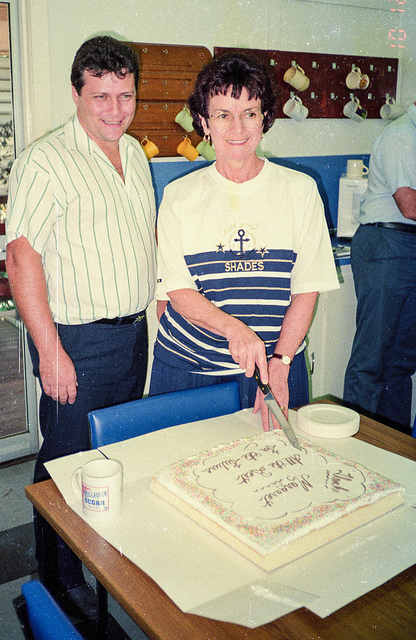
#> input picture Project2/input.jpg, 416 x 640 px
$ jupyter execute project2_Q4.ipynb   (older library calls are emulated)
#> lines starting #> are read from the running program, lines starting #| are printed output that depends on the picture; after the words box and inside, x2 and y2 are one past the last pixel; in counts of white or black regions, pixels touching at a corner belong together
[cell 1]
import matplotlib.pyplot as plt
import cv2
import numpy as np
import json

[cell 2]
def ground_truth_is(json_file, image_shape):
    with open(json_file, 'r') as f:
        data = json.load(f)

    # Initialize an empty mask with the image shape
    ground_truth_mask = np.zeros(image_shape[:2], dtype=np.uint8)

    # Iterate through each object and draw the polygon on the mask
    for obj in data['objects']:
        segmentation = obj['segmentation']
        # Convert the segmentation points to integer pixel coordinates
        polygon = np.array(segmentation, dtype=np.int32).reshape((-1, 2))
        # Fill the polygon with 1 for foreground
        cv2.fillPoly(ground_truth_mask, [polygon], 1)
    ground_truth_mask *= 255  # Scale to 255 for visualization and compatibility with other masks
    return ground_truth_mask

[cell 3]
img = cv2.imread('input.jpg')
#> img is the input picture: shape (640, 416, 3); mean B, G, R 134.3, 148.2, 152.8
ground_truth = ground_truth_is('input.json', img.shape)
#> (reads Project2/input.json from the repository)
#> after the loop in ground_truth_is, `for obj in data['objects']:`:
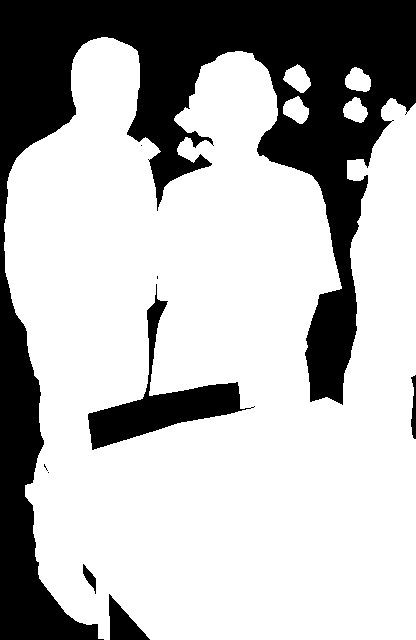
#> ground_truth_mask: shape (640, 416); values 0 (black) and 1 (white), 71.3% white; 9 black regions (4 under 20 px), largest, box (x1, y1, x2, y2) and area: (0, 0, 416, 640) 69158, (88, 284, 255, 450) 5807, (109, 594, 150, 640) 937, (411, 375, 416, 439) 223, (83, 564, 96, 594) 164

[cell 4]
def ensure_foreground_white(mask):
    if np.sum(mask == 255) < np.sum(mask == 0):
        return cv2.bitwise_not(mask)
    return mask

def segment_image(input):
    # Original methods
    gray = cv2.cvtColor(input, cv2.COLOR_BGR2GRAY)
    lab = cv2.cvtColor(input, cv2.COLOR_BGR2LAB)
    l_channel, a_channel, b_channel = cv2.split(lab)

    _, otsu_mask = cv2.threshold(gray, 0, 255, cv2.THRESH_BINARY + cv2.THRESH_OTSU)
    otsu_mask = ensure_foreground_white(otsu_mask)

    a_thresh = cv2.adaptiveThreshold(a_channel, 255, cv2.ADAPTIVE_THRESH_GAUSSIAN_C,
                                    cv2.THRESH_BINARY_INV, 11, 2)
    a_thresh = ensure_foreground_white(a_thresh)

    Z = input.reshape((-1, 3))
    Z = np.float32(Z)
    _, label, center = cv2.kmeans(Z, 2, None, (cv2.TERM_CRITERIA_EPS + cv2.TERM_CRITERIA_MAX_ITER, 10, 1.0), 10, cv2.KMEANS_RANDOM_CENTERS)
    clustered_input = center[label.flatten()].reshape(input.shape)
    clustered_gray = cv2.cvtColor(np.uint8(clustered_input), cv2.COLOR_BGR2GRAY)
    _, kmeans_mask = cv2.threshold(clustered_gray, 0, 255, cv2.THRESH_BINARY + cv2.THRESH_OTSU)
    kmeans_mask = ensure_foreground_white(kmeans_mask)

    edges = cv2.Canny(gray, 50, 150)
    kernel = np.ones((3, 3), np.uint8)
    canny_mask = cv2.dilate(edges, kernel, iterations=1)
    canny_mask = cv2.morphologyEx(canny_mask, cv2.MORPH_CLOSE, kernel, iterations=2)
    canny_mask = ensure_foreground_white(canny_mask)

    dist_transform = cv2.distanceTransform(otsu_mask, cv2.DIST_L2, 5)
    _, sure_fg = cv2.threshold(dist_transform, 0.7 * dist_transform.max(), 255, 0)
    sure_fg = np.uint8(sure_fg)
    unknown = cv2.subtract(cv2.dilate(otsu_mask, kernel, iterations=3), sure_fg)
    markers = cv2.connectedComponents(sure_fg)[1] + 1
    markers[unknown == 255] = 0
    markers = cv2.watershed(input, markers)
    watershed_mask = np.zeros_like(gray)
    watershed_mask[markers > 1] = 255
    watershed_mask = ensure_foreground_white(watershed_mask)

    mean_shift_mask = ensure_foreground_white(mean_shift(input))
    log_mask = ensure_foreground_white(log(input))

    # Combine all masks into a list for voting
    masks = [otsu_mask, a_thresh, kmeans_mask, canny_mask, watershed_mask, mean_shift_mask, log_mask]
    stacked_masks = np.stack(masks, axis=2)

    # Voting: count votes for foreground (white) in each pixel
    vote_counts = np.sum(stacked_masks == 255, axis=2)
    vote_threshold = 4  # Majority vote threshold (adjust based on number of methods)
    final_mask = np.where(vote_counts >= vote_threshold, 255, 0).astype(np.uint8)

    # Final smoothing with Gaussian blur
    final_mask = cv2.GaussianBlur(final_mask, (3, 3), 0)

    return final_mask

[cell 5]
def kmeans(image, K=3):
    Z = image.reshape((-1, 3))
    Z = np.float32(Z)
    criteria = (cv2.TERM_CRITERIA_EPS + cv2.TERM_CRITERIA_MAX_ITER, 10, 1.0)
    _, label, center = cv2.kmeans(Z, K, None, criteria, 10, cv2.KMEANS_RANDOM_CENTERS)
    center = np.uint8(center)
    res = center[label.flatten()]
    res2 = res.reshape((image.shape))
    gray = cv2.cvtColor(res2, cv2.COLOR_BGR2GRAY)
    _, binary = cv2.threshold(gray, 128, 255, cv2.THRESH_BINARY)
    return binary
def otsu(image):
    gray = cv2.cvtColor(image, cv2.COLOR_BGR2GRAY)
    blur = cv2.GaussianBlur(gray, (5, 5), 0)
    _, thresh = cv2.threshold(blur, 0, 255, cv2.THRESH_BINARY + cv2.THRESH_OTSU)
    return thresh
def invert_mask(mask):
    return cv2.bitwise_not(mask)


def calculate_iou(segmentation, ground_truth):
    # Calculate IoU for original mask
    intersection = np.logical_and(segmentation, ground_truth)
    union = np.logical_or(segmentation, ground_truth)
    iou_original = np.sum(intersection) / np.sum(union) if np.sum(union) != 0 else 0

    # Calculate IoU for inverted mask
    inverted_segmentation = invert_mask(segmentation)
    intersection_inverted = np.logical_and(inverted_segmentation, ground_truth)
    union_inverted = np.logical_or(inverted_segmentation, ground_truth)
    iou_inverted = np.sum(intersection_inverted) / np.sum(union_inverted) if np.sum(union_inverted) != 0 else 0

    # Return the higher IoU score
    return max(iou_original, iou_inverted)
def mean_shift(image):
    mean_shift = cv2.pyrMeanShiftFiltering(image, sp=21, sr=41)
    mean_shift_gray = cv2.cvtColor(mean_shift, cv2.COLOR_BGR2GRAY)
    _, mean_shift_mask = cv2.threshold(mean_shift_gray, 0, 255, cv2.THRESH_BINARY + cv2.THRESH_OTSU)
    return mean_shift_mask
def log(image):
    gray = cv2.cvtColor(image, cv2.COLOR_BGR2GRAY)
    log_edges = cv2.Laplacian(gray, cv2.CV_64F)
    log_edges = np.uint8(np.absolute(log_edges))
    _, log_mask = cv2.threshold(log_edges, 0, 255, cv2.THRESH_BINARY + cv2.THRESH_OTSU)
    return log_mask
def watershed(image):
    gray = cv2.cvtColor(image, cv2.COLOR_BGR2GRAY)
    _, thresh = cv2.threshold(gray, 0, 255, cv2.THRESH_BINARY_INV + cv2.THRESH_OTSU)
    kernel = np.ones((3, 3), np.uint8)
    opening = cv2.morphologyEx(thresh, cv2.MORPH_OPEN, kernel, iterations=2)
    sure_bg = cv2.dilate(opening, kernel, iterations=3)
    dist_transform = cv2.distanceTransform(opening, cv2.DIST_L2, 5)
    _, sure_fg = cv2.threshold(dist_transform, 0.5 * dist_transform.max(), 255, 0)
    sure_fg = np.uint8(sure_fg)
    unknown = cv2.subtract(sure_bg, sure_fg)
    _, markers = cv2.connectedComponents(sure_fg)
    markers = markers + 1
    markers[unknown == 255] = 0
    markers = cv2.watershed(image, markers)
    image[markers == -1] = [255, 0, 0]  # Mark boundaries in red
    mask = (markers > 1).astype(np.uint8) * 255  # Convert regions into binary mask
    return mask
def adaptive_threshold(image):
    gray = cv2.cvtColor(image, cv2.COLOR_BGR2GRAY)
    adaptive_thresh = cv2.adaptiveThreshold(gray, 255, cv2.ADAPTIVE_THRESH_GAUSSIAN_C,
                                            cv2.THRESH_BINARY, 11, 2)
    return adaptive_thresh

[cell 6]
# Apply segmentation algorithms and Calculate IoU scores
adaptive_threshold_result = adaptive_threshold(img.copy())
#> in adaptive_threshold, `adaptive_thresh = cv2.adaptiveThreshold(gray, 255, cv2.ADAPTIVE_THRESH..`: adaptive_thresh: shape (640, 416); 60.9% white; black in thin lines or dots
iou_adaptive_threshold = calculate_iou(adaptive_threshold_result, ground_truth)
#> in calculate_iou, `intersection = np.logical_and(segmentation, ground_truth)`: intersection: shape (640, 416) bool; 44.2% white; 623 white regions (574 under 20 px), largest, box (x1, y1, x2, y2) and area: (43, 152, 416, 628) 60648, (4, 38, 157, 459) 27779, (25, 480, 416, 640) 7544
#> in calculate_iou, `union = np.logical_or(segmentation, ground_truth)`: union: shape (640, 416) bool; 88% white; black in thin lines or dots
#> in calculate_iou, `iou_original = np.sum(intersection) / np.sum(union) if np.sum(union) !..`: iou_original = 0.502
#> in invert_mask, `return cv2.bitwise_not(mask)`: returned value: shape (640, 416); 39.1% white in thin lines or dots
#> in calculate_iou, `intersection_inverted = np.logical_and(inverted_segmentation, ground_t..`: intersection_inverted: shape (640, 416) bool; 27.1% white in thin lines or dots
#> in calculate_iou, `union_inverted = np.logical_or(inverted_segmentation, ground_truth)`: union_inverted: shape (640, 416) bool; 83.3% white; black in thin lines or dots
#> in calculate_iou, `iou_inverted = np.sum(intersection_inverted) / np.sum(union_inverted) ..`: iou_inverted = 0.326
#> iou_adaptive_threshold = 0.502
otsu_result = otsu(img.copy())
#> in otsu, `_, thresh = cv2.threshold(blur, 0, 255, cv2.THRESH_BINARY + cv2.THRESH..`: thresh: shape (640, 416); 62.7% white; 69 black regions (45 under 20 px), largest, box (x1, y1, x2, y2) and area: (0, 255, 416, 640) 50912, (71, 35, 401, 158) 20236, (267, 154, 416, 461) 18993
iou_otsu = calculate_iou(otsu_result, ground_truth)
#> in calculate_iou (call 2), `intersection = np.logical_and(segmentation, ground_truth)`: intersection: shape (640, 416) bool; 47.4% white; 52 white regions (42 under 20 px), largest, box (x1, y1, x2, y2) and area: (4, 71, 416, 628) 119716, (347, 100, 416, 225) 4758, (284, 97, 308, 124) 409
#> in calculate_iou (call 2), `union = np.logical_or(segmentation, ground_truth)`: union: shape (640, 416) bool; 86.6% white; 79 black regions (59 under 20 px), largest, box (x1, y1, x2, y2) and area: (118, 40, 399, 158) 12477, (0, 420, 104, 640) 8635, (88, 382, 243, 450) 4985
#> in calculate_iou (call 2), `intersection_inverted = np.logical_and(inverted_segmentation, ground_t..`: intersection_inverted: shape (640, 416) bool; 24% white; 114 white regions (79 under 20 px), largest, box (x1, y1, x2, y2) and area: (7, 277, 416, 640) 28974, (287, 221, 416, 461) 15515, (174, 51, 278, 139) 4026
#> in calculate_iou (call 2), `union_inverted = np.logical_or(inverted_segmentation, ground_truth)`: union_inverted: shape (640, 416) bool; 84.7% white; 63 black regions (49 under 20 px), largest, box (x1, y1, x2, y2) and area: (0, 0, 416, 196) 27822, (307, 265, 357, 398) 4327, (257, 118, 392, 158) 4142
#> iou_otsu = 0.547
kmeans_result = kmeans(img.copy())
#> in kmeans, `_, label, center = cv2.kmeans(Z, K, None, criteria, 10, cv2.KMEANS_RAN..`: center = [[60.79, 49.83, 49.38], [184.9, 215.4, 219.9], [136.4, 152.3, 165.5]]
#> in kmeans, `center = np.uint8(center)`: center = [[60, 49, 49], [184, 215, 219], [136, 152, 165]]
#> in kmeans, `_, binary = cv2.threshold(gray, 128, 255, cv2.THRESH_BINARY)`: binary: shape (640, 416); 67.1% white; 323 black regions (292 under 20 px), largest, box (x1, y1, x2, y2) and area: (0, 260, 273, 503) 21115, (71, 36, 399, 158) 18626, (265, 154, 416, 461) 18180
iou_kmeans = calculate_iou(kmeans_result, ground_truth)
#> in calculate_iou (call 3), `intersection = np.logical_and(segmentation, ground_truth)`: intersection: shape (640, 416) bool; 49.8% white; 224 white regions (210 under 20 px), largest, box (x1, y1, x2, y2) and area: (4, 69, 416, 640) 124779, (347, 98, 416, 225) 5326, (283, 97, 308, 124) 436
#> in calculate_iou (call 3), `union = np.logical_or(segmentation, ground_truth)`:
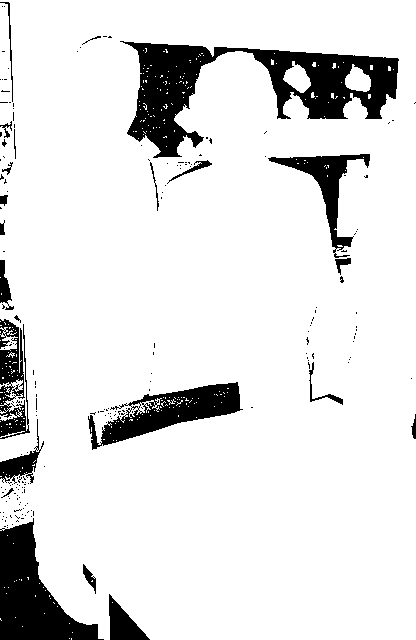
#> union: shape (640, 416) bool; 88.6% white; 205 black regions (182 under 20 px), largest, box (x1, y1, x2, y2) and area: (120, 41, 399, 158) 11920, (0, 518, 104, 640) 6028, (88, 382, 243, 450) 4141
#> in calculate_iou (call 3), `iou_original = np.sum(intersection) / np.sum(union) if np.sum(union) !..`: iou_original = 0.562
#> in calculate_iou (call 3), `intersection_inverted = np.logical_and(inverted_segmentation, ground_t..`: intersection_inverted: shape (640, 416) bool; 21.6% white; 262 white regions (230 under 20 px), largest, box (x1, y1, x2, y2) and area: (287, 222, 416, 461) 15258, (14, 303, 149, 503) 10248, (106, 541, 416, 640) 8555
#> in calculate_iou (call 3), `union_inverted = np.logical_or(inverted_segmentation, ground_truth)`:
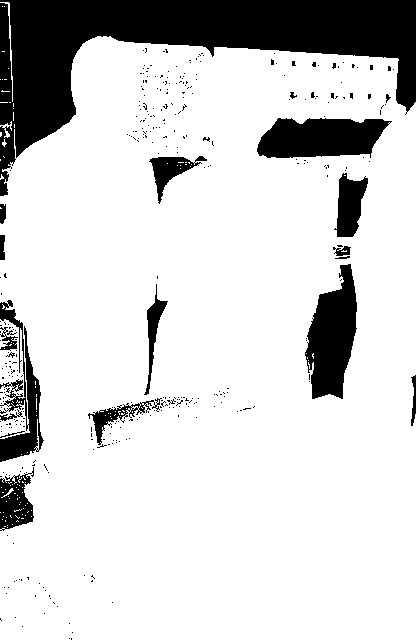
#> union_inverted: shape (640, 416) bool; 82.7% white; 355 black regions (335 under 20 px), largest, box (x1, y1, x2, y2) and area: (0, 0, 416, 196) 28068, (305, 264, 357, 399) 4470, (257, 118, 392, 158) 4212
#> in calculate_iou (call 3), `iou_inverted = np.sum(intersection_inverted) / np.sum(union_inverted) ..`: iou_inverted = 0.261
#> iou_kmeans = 0.562
our_result = segment_image(img.copy())
#> in segment_image, `lab = cv2.cvtColor(input, cv2.COLOR_BGR2LAB)`: lab: shape (640, 416, 3); mean of channels 0, 1, 2 153.9, 129.2, 135.7
#> in segment_image, `_, otsu_mask = cv2.threshold(gray, 0, 255, cv2.THRESH_BINARY + cv2.THR..`: otsu_mask: shape (640, 416); 62.8% white; 280 black regions (255 under 20 px), largest, box (x1, y1, x2, y2) and area: (0, 254, 416, 640) 50195, (71, 36, 404, 246) 20810, (264, 154, 416, 462) 18963
#> in segment_image, `a_thresh = cv2.adaptiveThreshold(a_channel, 255, cv2.ADAPTIVE_THRESH_G..`:
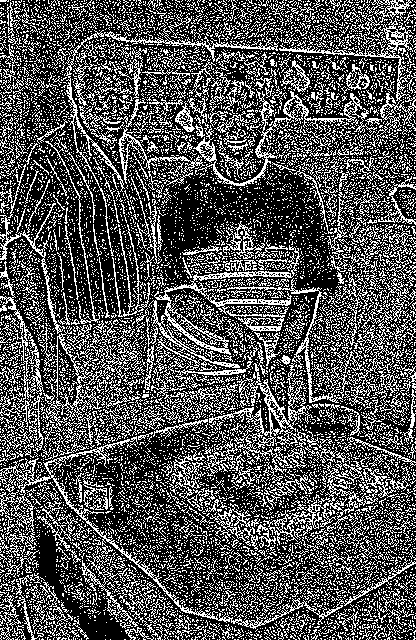
#> a_thresh: shape (640, 416); 32.4% white in thin lines or dots
#> in ensure_foreground_white (call 2), `return cv2.bitwise_not(mask)`: returned value: shape (640, 416); 67.6% white; black in thin lines or dots
#> in segment_image, `_, label, center = cv2.kmeans(Z, 2, None, (cv2.TERM_CRITERIA_EPS + cv2..`: center = [[174.7, 202, 208.8], [65.79, 56.78, 57.73]]
#> in segment_image, `clustered_gray = cv2.cvtColor(np.uint8(clustered_input), cv2.COLOR_BGR..`: clustered_gray: shape (640, 416); values 57 (black) and 201 (white), 62.9% white; 262 black regions (239 under 20 px), largest, box (x1, y1, x2, y2) and area: (0, 254, 416, 640) 50069, (71, 35, 407, 246) 20848, (264, 154, 416, 462) 18957
#> in segment_image, `edges = cv2.Canny(gray, 50, 150)`: edges: shape (640, 416); 12.9% white in thin lines or dots
#> in segment_image, `canny_mask = cv2.dilate(edges, kernel, iterations=1)`: canny_mask: shape (640, 416); 38.3% white; 84 white regions (14 under 20 px), largest, box (x1, y1, x2, y2) and area: (0, 0, 416, 640) 96078, (252, 472, 314, 509) 990, (294, 0, 405, 21) 568
#> in segment_image, `canny_mask = cv2.morphologyEx(canny_mask, cv2.MORPH_CLOSE, kernel, ite..`: canny_mask: shape (640, 416); 44.7% white; 34 white regions (5 under 20 px), largest, box (x1, y1, x2, y2) and area: (0, 0, 416, 640) 116369, (294, 0, 408, 50) 1213, (405, 367, 416, 429) 320
#> in segment_image, `dist_transform = cv2.distanceTransform(otsu_mask, cv2.DIST_L2, 5)`:
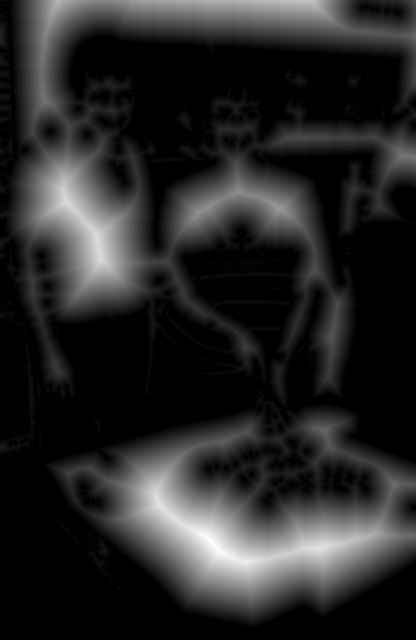
#> dist_transform: shape (640, 416) float32; min 0, max 68.15, mean 10.7; drawn with min black and max white
#> in segment_image, `_, sure_fg = cv2.threshold(dist_transform, 0.7 * dist_transform.max(),..`: sure_fg: shape (640, 416) float32; 3.2% white; 4 white regions (1 under 20 px), largest, box (x1, y1, x2, y2) and area: (144, 478, 365, 578) 6336, (53, 177, 113, 273) 2057, (239, 0, 317, 6) 251
#> in segment_image, `unknown = cv2.subtract(cv2.dilate(otsu_mask, kernel, iterations=3), su..`: unknown: shape (640, 416); 71.9% white; 56 black regions (29 under 20 px), largest, box (x1, y1, x2, y2) and area: (0, 319, 416, 640) 35946, (320, 225, 416, 458) 12945, (74, 39, 395, 154) 12242
#> in segment_image, `markers = cv2.connectedComponents(sure_fg)[1] + 1`:
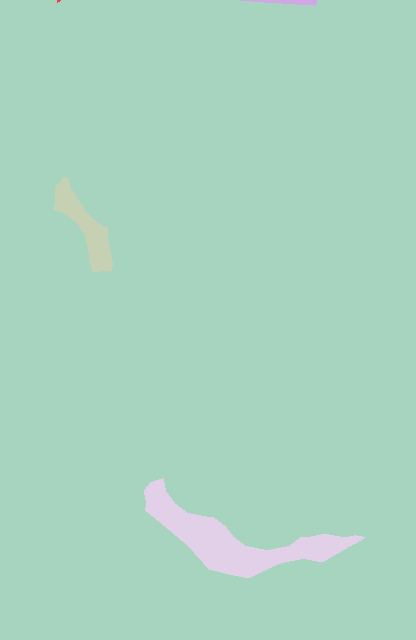
#> markers: shape (640, 416) int32; 5 distinct labels, from 1 to 5; one colour per label, 0 black
#> in segment_image, `markers[unknown == 255] = 0`:
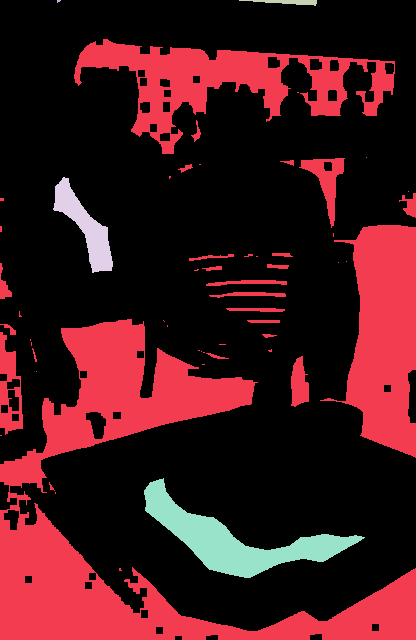
#> markers: shape (640, 416) int32; 6 distinct labels, from 0 to 5; one colour per label, 0 black
#> in segment_image, `markers = cv2.watershed(input, markers)`:
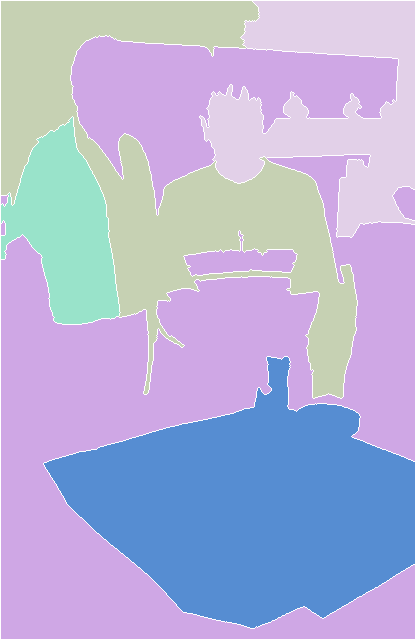
#> markers: shape (640, 416) int32; 6 distinct labels, from -1 to 5; one colour per label, 0 black, -1 white
#> in mean_shift, `mean_shift_gray = cv2.cvtColor(mean_shift, cv2.COLOR_BGR2GRAY)`:
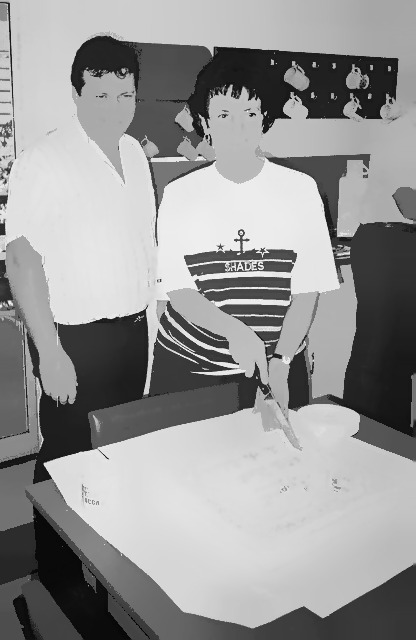
#> mean_shift_gray: shape (640, 416); min 8, max 252, mean 149.5
#> in mean_shift, `_, mean_shift_mask = cv2.threshold(mean_shift_gray, 0, 255, cv2.THRESH..`:
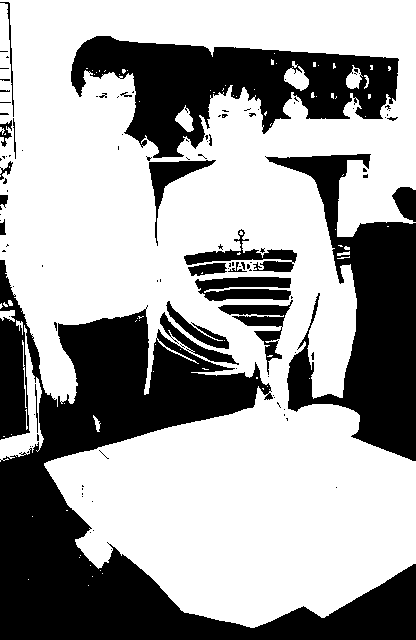
#> mean_shift_mask: shape (640, 416); 63.1% white; 115 black regions (92 under 20 px), largest, box (x1, y1, x2, y2) and area: (0, 260, 416, 640) 50356, (71, 36, 399, 158) 19213, (265, 154, 416, 461) 19012
iou_our = calculate_iou(our_result, ground_truth)
#> iou_our = 0.573
fig, axs = plt.subplots(2, 4, figsize=(20, 12))
fig.subplots_adjust(wspace=0.4, hspace=0.5)

# Original image
axs[0, 0].imshow(cv2.cvtColor(img, cv2.COLOR_BGR2RGB))
axs[0, 0].set_title('Original Image', fontsize=14, weight='bold')
axs[0, 0].axis('off')
axs[0, 0].spines['top'].set_linewidth(1)
axs[0, 0].spines['top'].set_color('black')

# Our Method
axs[0, 1].imshow(our_result, cmap='gray')
axs[0, 1].set_title(f'Our Method\nIoU: {iou_our:.4f}', fontsize=14, weight='bold', color='darkred')
axs[0, 1].axis('off')
axs[0, 1].spines['top'].set_linewidth(1)
axs[0, 1].spines['top'].set_color('black')

# Watershed
axs[0, 2].imshow(adaptive_threshold_result, cmap='gray')
axs[0, 2].set_title(f'Watershed\nIoU: {iou_adaptive_threshold:.4f}', fontsize=14, weight='bold')
axs[0, 2].axis('off')
axs[0, 2].spines['top'].set_linewidth(1)
axs[0, 2].spines['top'].set_color('black')

# Otsu's Thresholding
axs[0, 3].imshow(otsu_result, cmap='gray')
axs[0, 3].set_title(f'Otsu\nIoU: {iou_otsu:.4f}', fontsize=14, weight='bold')
axs[0, 3].axis('off')
axs[0, 3].spines['top'].set_linewidth(1)
axs[0, 3].spines['top'].set_color('black')

# k-means
axs[1, 0].imshow(kmeans_result, cmap='gray')
axs[1, 0].set_title(f'k-means\nIoU: {iou_kmeans:.4f}', fontsize=14, weight='bold')
axs[1, 0].axis('off')
axs[1, 0].spines['top'].set_linewidth(1)
axs[1, 0].spines['top'].set_color('black')

# Ground truth
axs[1, 1].imshow(ground_truth, cmap='gray')
axs[1, 1].set_title('Ground Truth', fontsize=14, weight='bold')
axs[1, 1].axis('off')
axs[1, 1].spines['top'].set_linewidth(1)
axs[1, 1].spines['top'].set_color('black')

for i in range(1, 4):
    axs[1, i].axis('off')
plt.show()
